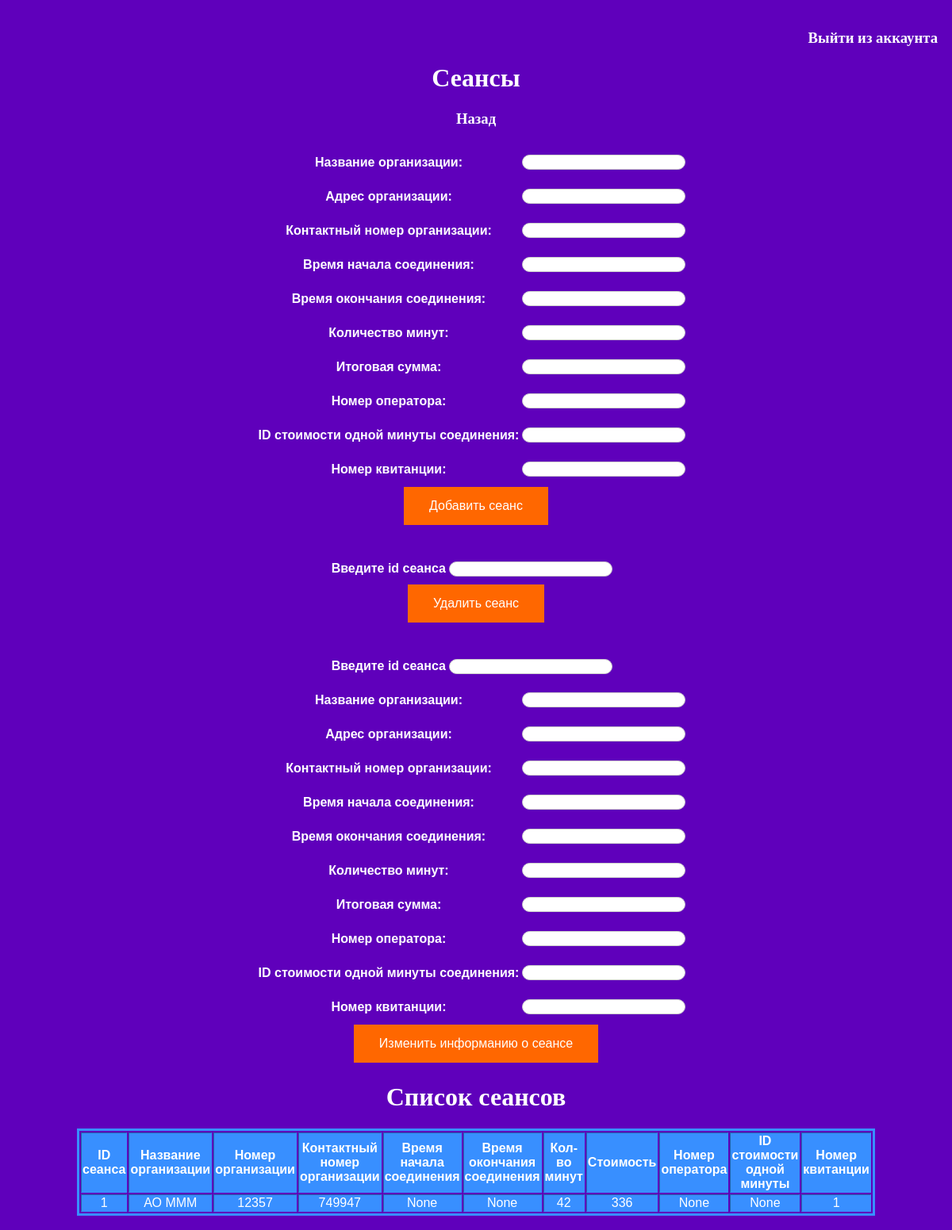
/Session/, run on the app's committed database.
### provider/models.py (models this page shows)
class Session(models.Model):
    Organization_name = models.CharField(max_length=60)
    Organization_address = models.CharField(max_length=60)
    Organization_phone_number = models.CharField(max_length=20)
    Date_of_start_of_session = models.DateTimeField(null=True)
    Date_of_end_of_session = models.DateTimeField(null=True)
    Number_of_minutes_of_session = models.IntegerField(null=True)
    Total_cost = models.IntegerField(null=True)
    Employee_ID = models.ForeignKey('User', on_delete=models.CASCADE, null=True)
    Cost_per_minute = models.ForeignKey('Price', on_delete=models.CASCADE, null=True)
    Receipt_id = models.IntegerField(null=True)
    objects = models.Manager()

### provider/views.py (the view)
# urls.py: path('Session/', views.index_session, name='Session'),
def index_session(request):
    form_ca = AddSession()
    data = Session.objects.all()
    return render(request, "provider/Template_Session.html", {"form": form_ca, "data_show": data})

### templates/provider/Template_Session.html (shortened to what this page needs)
<!DOCTYPE html>
<html>
<head>
</head>
<body>
<div id="header" >
        <h3 align="right"><a href="/admin/logout/">Выйти из аккаунта</a></h3>
        <h1 align="center">Сеансы<h1>
        <h3 align="center"><a href = "{% url 'home' %}">Назад</a></h3>
</div>
<table align="center">
    <tr>
        <th align="center" width="50%">
    <form method="POST" action="add/">
        <table>
            {{ form }}
        </table>
        <input class = "button" type="submit" value="Добавить сеанс">
    </form>
    <br>
    <br>
    <form method="POST" action="del/">
        <label>Введите id сеанса</label>
        <input class = "myfield" type= "number" name="delname"><br>
        <input class = "button" type= "submit" value="Удалить сеанс">
    </form>
    <br>
    <br>
    <form method="POST" action="up/">
        <label>Введите id сеанса</label>
        <input class = "myfield" type= "number" name="upname"><br>
        <table>
            {{ form }}
        </table>
        <input class = "button" type= "submit" value="Изменить информанию о сеансе">
    </form>
</table>
        <h1 align="center"> Список сеансов</h1>
    <table align="center">
    <form method="POST" action="show/">
        <table id='b' border=1 width="70%" align="center">
            <tr align="center" bgcolor="#388FFF">
                <th>ID сеанса</th>
                <th>Название организации</th>
				<th>Номер организации</th>
				<th>Контактный номер организации</th>
                <th>Время начала соединения</th>
                <th>Время окончания соединения</th>
				<th>Кол-во минут</th>
                <th>Стоимость</th>
				<th>Номер оператора</th>
				<th>ID стоимости одной минуты</th>
				<th>Номер квитанции</th>
            </tr>
        {% for i in data_show %}
            <tr align="center" bgcolor="#388FFF">
                <td>{{ i.id }}</td>
                <td>{{ i.Organization_name }}</td>
				<td>{{ i.Organization_address }}</td>
                <td>{{ i.Organization_phone_number }}</td>
                <td>{{ i.Date_of_start_of_session }}</td>
                <td>{{ i.Date_of_end_of_session }}</td>
				<td>{{ i.Number_of_minutes_of_session }}</td>
                <td>{{ i.Total_cost }}</td>
				<td> <a href="{% url 'User' %}"> {{ i.Employee_ID }}</td>
				<td> <a href="{% url 'Price' %}"> {{ i.Cost_per_minute }}</td>
				<td>{{ i.Receipt_id }}</td>
            </tr>
        {% endfor %}
        </table>
    </form>
	</table>
</body>
</html>

### templates/provider/Template_Session.html (style rules this page uses)
.myfield { border:1px solid #ccc; border-radius:10px; height:15px; width:200px; margin: 10px 10px 10px 0; text-align: center; }
.button { background-color: #FF6700; border: none; color: white; padding: 15px 32px; text-align: center; text-decoration: none; display: inline-block; font-size: 16px; }
body { background: #5F00BB ; padding: 10px; background-repeat: no-repeat; }
label { font-family: Helvetica; }
td { font-family: Arial; color: #FFFFFF; }
th { font-family: Arial; color: #FFFFFF; }
a { color: #FFFFFF; text-decoration: none; }
h1 { color: #FFFFFF; }
#b { border: 3px solid #388FFF; }

### data on the page
Session: id "1", Organization_name "АО МММ", Organization_address "12357", Organization_phone_number "749947", Date_of_start_of_session "None", Date_of_end_of_session "None", Number_of_minutes_of_session "42", Total_cost "336", Employee_ID "None", Cost_per_minute "None", Receipt_id "1"
